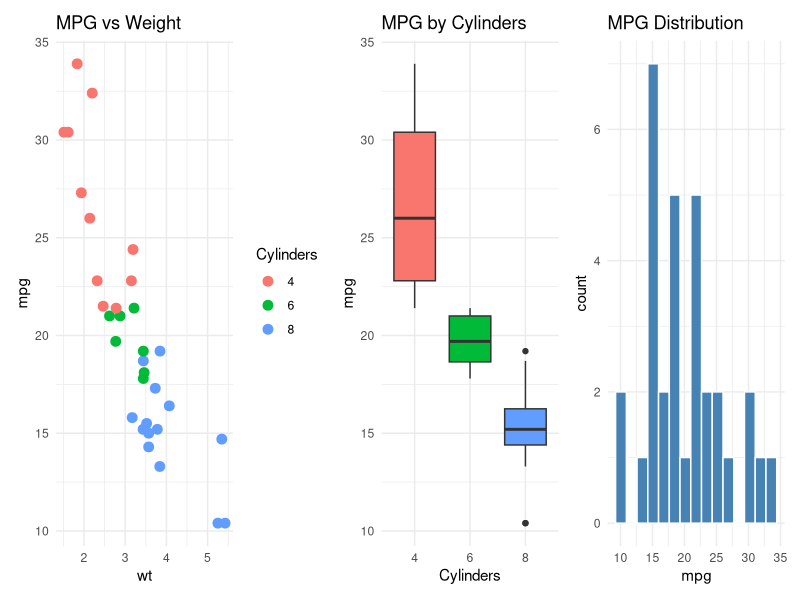
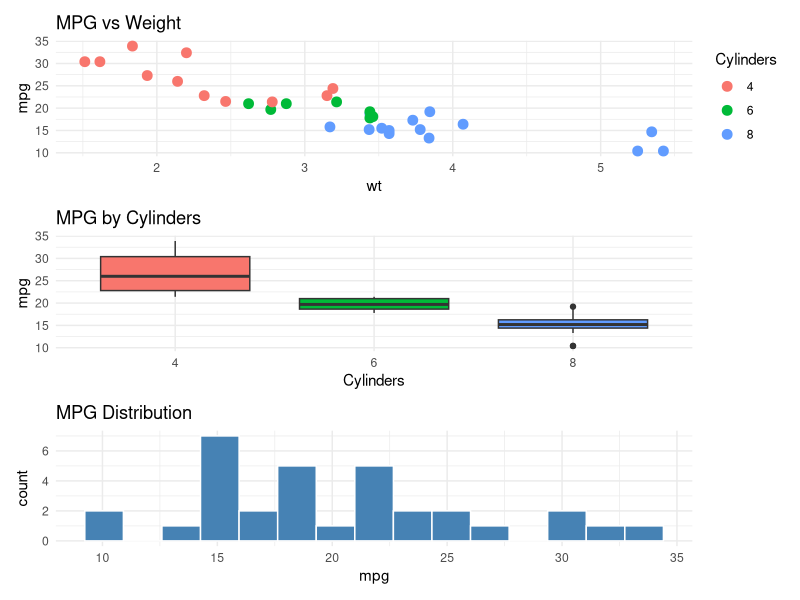
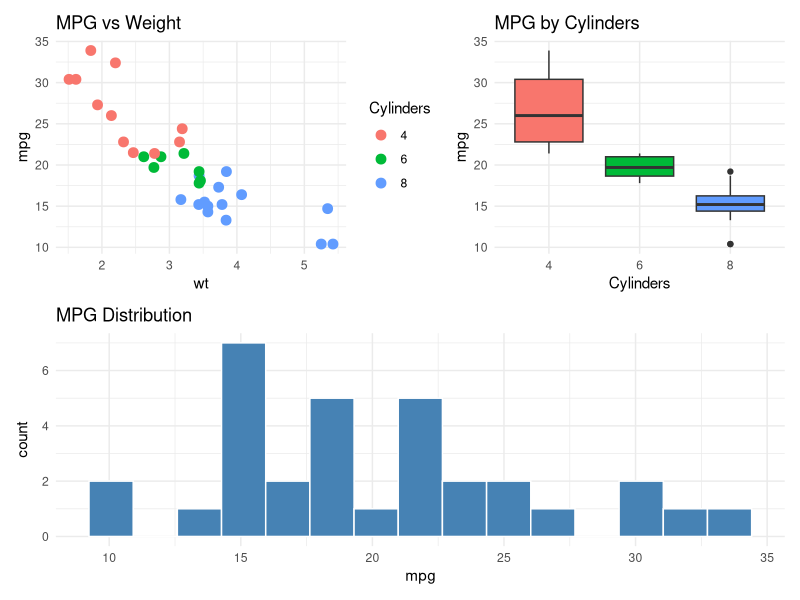
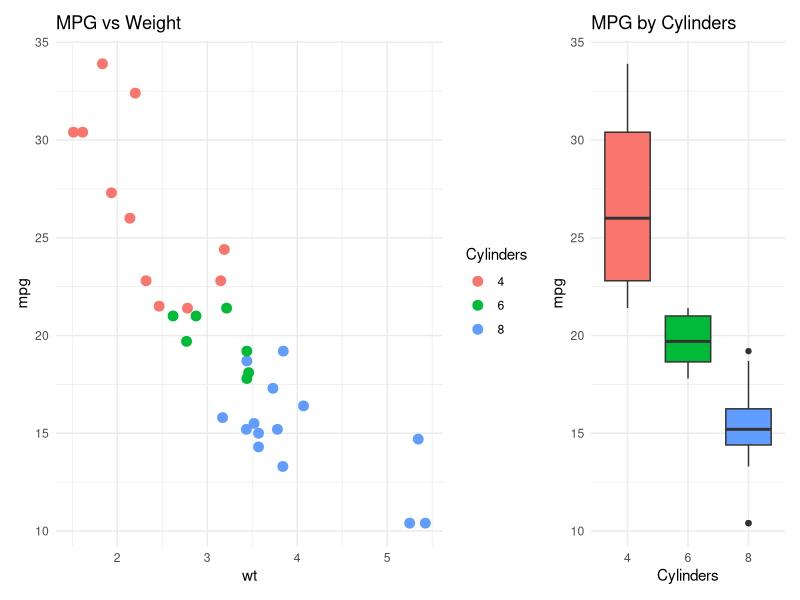
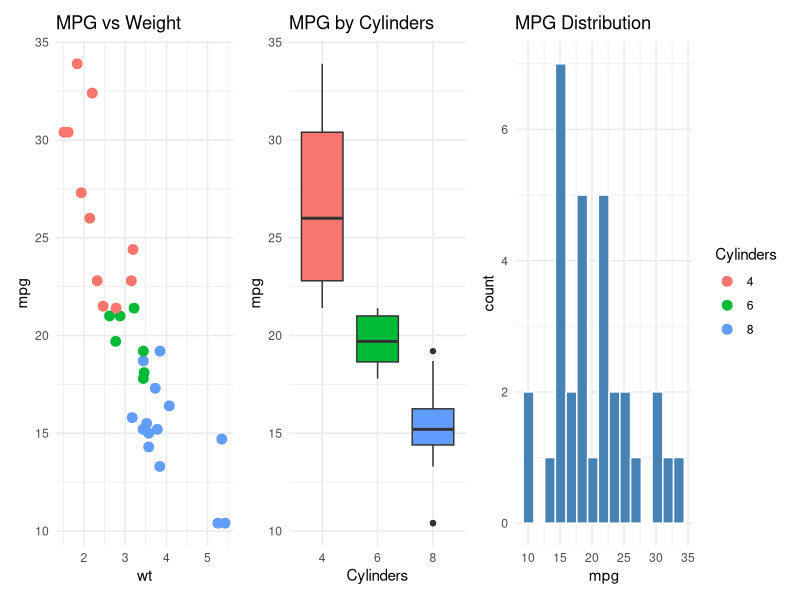
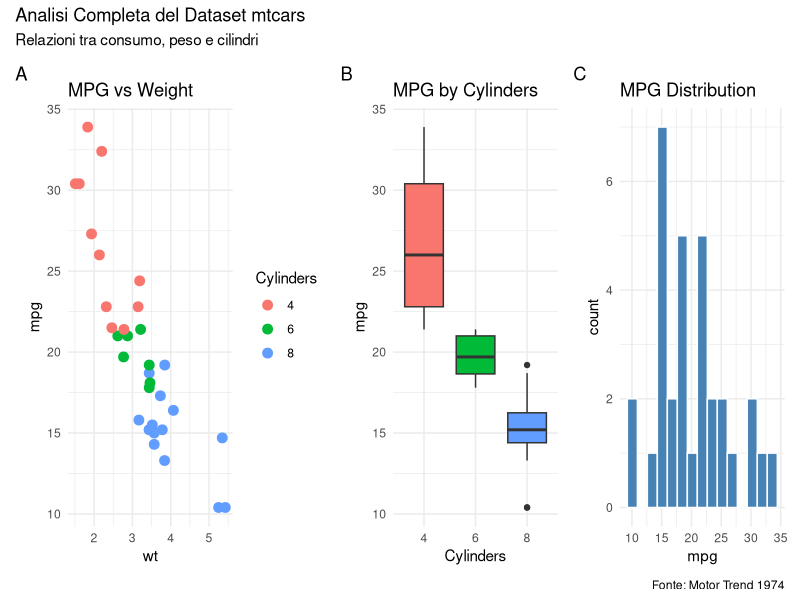
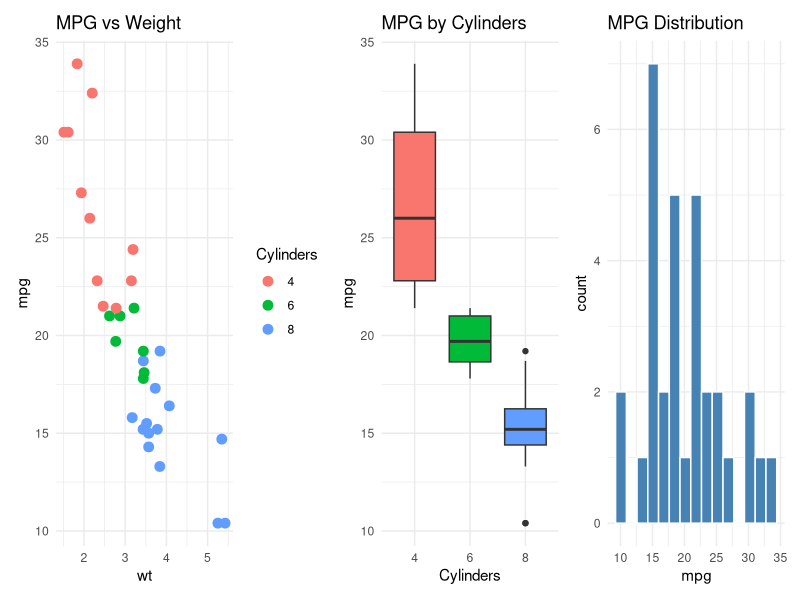

These charts were generated, in order, by the following R code: (Note: this script raises an error after producing the figures.)
# ============================================================================ #
# REVELO Training - Data Viz 2025
# Visualizzazioni Avanzate - SOLUZIONI
# ============================================================================ #

# SETUP ----------------------------------------------------------------------
# Carica i pacchetti necessari
library(tidyverse)
library(patchwork)
library(ggrepel)

# Carica i dati
data("mtcars")
data("diamonds")

# Simula dati gene expression per volcano plot
set.seed(42)
volcano_data <- data.frame(
  gene = paste0("Gene_", 1:1000),
  log2FC = rnorm(1000, mean = 0, sd = 2),
  pvalue = runif(1000, 0, 1)
) %>%
  mutate(padj = p.adjust(pvalue, method = "BH"))


# ============================================================================ #
# PARTE 1: PATCHWORK BASE
# ============================================================================ #

# --- Esercizio 1 -------------------------------------------------------------
# Obiettivo: Creare tre grafici separati da combinare
# - p1: scatterplot di mtcars (mpg vs wt)
# - p2: boxplot di mtcars (cyl vs mpg)
# - p3: histogram di mtcars (mpg)

p1 <- ggplot(mtcars, aes(x = wt, y = mpg)) +
  geom_point(aes(color = factor(cyl)), size = 3) +
  labs(title = "MPG vs Weight", color = "Cylinders") +
  theme_minimal()

p2 <- ggplot(mtcars, aes(x = factor(cyl), y = mpg)) +
  geom_boxplot(aes(fill = factor(cyl)), show.legend = FALSE) +
  labs(title = "MPG by Cylinders", x = "Cylinders") +
  theme_minimal()

p3 <- ggplot(mtcars, aes(x = mpg)) +
  geom_histogram(bins = 15, fill = "steelblue", color = "white") +
  labs(title = "MPG Distribution") +
  theme_minimal()

# Interpretazione: Creare grafici separati prima di combinarli permette 
# customizzazione individuale. Salviamo in variabili per riutilizzo.


# --- Esercizio 2 -------------------------------------------------------------
# Obiettivo: Combinare i tre grafici affiancati con operatore +

p1 + p2 + p3

# Interpretazione: L'operatore + dispone automaticamente i grafici in griglia.
# Con 3 grafici, default è 2 nella prima riga, 1 nella seconda.


# --- Esercizio 3 -------------------------------------------------------------
# Obiettivo: Combinare i grafici in layout verticale con operatore /

p1 / p2 / p3

# Interpretazione: L'operatore / crea stack verticale. Ogni grafico occupa 
# una riga separata con stessa larghezza.


# --- Esercizio 4 -------------------------------------------------------------
# Obiettivo: Creare layout con p1 e p2 affiancati sopra, p3 sotto occupando 
# tutta la larghezza usando parentesi: (p1 + p2) / p3

(p1 + p2) / p3

# Interpretazione: Le parentesi controllano precedenza operatori. Prima 
# combina p1 + p2 in riga, poi mette p3 sotto occupando tutta larghezza.


# --- Esercizio 5 -------------------------------------------------------------
# Obiettivo: Usare plot_layout() per controllare proporzioni delle colonne
# Affianca p1 e p2 con widths = c(2, 1)

p1 + p2 +
  plot_layout(widths = c(2, 1))

# Interpretazione: widths controlla proporzioni relative. c(2, 1) significa 
# p1 occupa 2/3 dello spazio, p2 occupa 1/3.


# --- Esercizio 6 -------------------------------------------------------------
# Obiettivo: Combinare p1, p2, p3 affiancati con legende collettive
# Usa plot_layout(guides = "collect")

p1 + p2 + p3 +
  plot_layout(guides = "collect")

# Interpretazione: guides = "collect" raccoglie tutte le legende duplicate 
# in una posizione unica, riducendo ridondanza visiva.


# ============================================================================ #
# PARTE 2: PATCHWORK AVANZATO
# ============================================================================ #

# --- Esercizio 7 -------------------------------------------------------------
# Obiettivo: Aggiungere annotazioni globali a una composizione
# Usa plot_annotation() per titolo, sottotitolo e tag_levels = "A"

p1 + p2 + p3 +
  plot_annotation(
    title = "Analisi Completa del Dataset mtcars",
    subtitle = "Relazioni tra consumo, peso e cilindri",
    caption = "Fonte: Motor Trend 1974",
    tag_levels = "A"
  )

# Interpretazione: plot_annotation() aggiunge elementi globali all'intera 
# composizione. tag_levels = "A" crea labels A, B, C automatici per subplot.


# --- Esercizio 8 -------------------------------------------------------------
# Obiettivo: Applicare theme_minimal() a tutti i subplot usando operatore &

p1 + p2 + p3 &
  theme_minimal()

# Interpretazione: L'operatore & applica l'elemento a TUTTI i subplot della 
# composizione. Diverso da +, che applica solo all'ultimo grafico.


# --- Esercizio 9 -------------------------------------------------------------
# Obiettivo: Applicare legend.position = "bottom" globalmente con &, poi 
# aggiungere plot_annotation con titolo "Multi-Panel Analysis"

p1 + p2 + p3 &
  theme(legend.position = "bottom") +
  plot_annotation(
    title = "Multi-Panel Analysis"
  )

# Interpretazione: Combinare & per modifiche globali e + per annotazioni 
# crea composizioni coerenti e ben annotate.


# --- Esercizio 10 ------------------------------------------------------------
# Obiettivo: Creare layout custom usando design testuale
# Design:
#   AAB
#   CCC
# Dove A = p1, B = p2, C = p3

design <- "
  AAB
  CCC
"

p1 + p2 + p3 +
  plot_layout(design = design)

# Interpretazione: Il design testuale permette layouts arbitrari. Lettere 
# uguali = stesso plot espanso. A occupa 2 celle, B 1 cella in prima riga,
# C occupa tutta la seconda riga.


# --- Esercizio 11 ------------------------------------------------------------
# Obiettivo: Usare plot_spacer() per inserire spazio vuoto
# Layout: p1 affiancato a spacer affiancato a p2

p1 + plot_spacer() + p2

# Interpretazione: plot_spacer() crea spazio bianco tra grafici, utile per 
# separazione visiva o allineamento con altre righe di layout complessi.


# --- Esercizio 12 ------------------------------------------------------------
# Obiettivo: Combinare tutto - layout custom, tema globale, annotazioni
# (p1 + p2) / p3, tema bw, titolo "Complete Analysis", tags A/B/C

(p1 + p2) / p3 &
  theme_bw() &
  theme(
    legend.position = "bottom",
    plot.title = element_text(face = "bold")
  ) +
  plot_annotation(
    title = "Complete Analysis",
    tag_levels = "A"
  )

# Interpretazione: Esempio completo che integra layout nesting, temi globali
# e annotazioni. L'ordine conta: & per modifiche globali, poi + per annotation.


# ============================================================================ #
# PARTE 3: GGREPEL
# ============================================================================ #

# --- Esercizio 13 ------------------------------------------------------------
# Obiettivo: Creare scatterplot mtcars (wt vs mpg) con geom_text_repel()
# per etichettare tutte le auto (rownames)

ggplot(mtcars, aes(x = wt, y = mpg, label = rownames(mtcars))) +
  geom_point(color = "steelblue", size = 3) +
  geom_text_repel(size = 3) +
  labs(title = "Car Models by Weight and MPG") +
  theme_minimal()

# Interpretazione: geom_text_repel() riposiziona automaticamente etichette 
# per evitare sovrapposizioni. rownames(mtcars) contiene nomi modelli auto.


# --- Esercizio 14 ------------------------------------------------------------
# Obiettivo: Usare geom_label_repel() invece di geom_text_repel()
# Impostare box.padding = 0.5, point.padding = 0.3

ggplot(mtcars, aes(x = wt, y = mpg, label = rownames(mtcars))) +
  geom_point(color = "steelblue", size = 3) +
  geom_label_repel(
    size = 3,
    box.padding = 0.5,
    point.padding = 0.3,
    segment.color = "grey50"
  ) +
  labs(title = "Car Models with Label Boxes") +
  theme_minimal()

# Interpretazione: geom_label_repel() aggiunge box background per migliore
# leggibilità. box.padding controlla spazio interno box, point.padding 
# controlla distanza minima da punti.


# --- Esercizio 15 ------------------------------------------------------------
# Obiettivo: Etichettare solo auto con mpg > 25
# Crea subset e usa geom_text_repel() solo per quel subset

mtcars_efficient <- mtcars[mtcars$mpg > 25, ]

ggplot(mtcars, aes(x = wt, y = mpg)) +
  geom_point(aes(color = mpg > 25), size = 3) +
  geom_text_repel(
    data = mtcars_efficient,
    aes(label = rownames(mtcars_efficient)),
    color = "red",
    fontface = "bold"
  ) +
  scale_color_manual(values = c("grey70", "red")) +
  labs(
    title = "Most Efficient Cars (MPG > 25)",
    color = "Efficient"
  ) +
  theme_minimal()

# Interpretazione: Etichettare solo punti rilevanti migliora leggibilità.
# Passare subset al data argument di geom_text_repel() limita labels.


# --- Esercizio 16 ------------------------------------------------------------
# Obiettivo: Controllare direzione repulsione - solo verticale (direction = "y")

ggplot(mtcars, aes(x = wt, y = mpg, label = rownames(mtcars))) +
  geom_point(color = "steelblue", size = 3) +
  geom_text_repel(
    direction = "y",
    hjust = 0,
    nudge_x = 0.1
  ) +
  labs(title = "Vertical Label Repulsion") +
  theme_minimal()

# Interpretazione: direction = "y" limita movimento labels solo verticalmente,
# mantenendo allineamento orizzontale. Utile per preservare relazioni visive
# con assi. nudge_x sposta leggermente da punti.


# ============================================================================ #
# PARTE 4: HEATMAPS
# ============================================================================ #

# --- Esercizio 17 ------------------------------------------------------------
# Obiettivo: Trasformare mtcars in formato long per heatmap
# Usa pivot_longer() per tutte le colonne eccetto rownames

mtcars_long <- mtcars %>%
  rownames_to_column("car") %>%
  pivot_longer(
    cols = -car,
    names_to = "variable",
    values_to = "value"
  )

# Interpretazione: Le heatmaps in ggplot2 richiedono formato long: ogni riga
# è una cella della matrice. rownames_to_column() converte rownames in colonna.


# --- Esercizio 18 ------------------------------------------------------------
# Obiettivo: Creare heatmap base con geom_tile()
# x = variable, y = car (rownames), fill = value

ggplot(mtcars_long, aes(x = variable, y = car, fill = value)) +
  geom_tile() +
  theme_minimal() +
  theme(axis.text.x = element_text(angle = 45, hjust = 1))

# Interpretazione: geom_tile() crea celle rettangolari colorate. fill mappa
# colore al valore. Problema: scale diverse tra variabili (mpg vs hp).


# --- Esercizio 19 ------------------------------------------------------------
# Obiettivo: Scalare i valori per variabile (Z-score) prima di plottare
# Usa group_by(variable) e mutate(value_scaled = scale(value)[,1])

mtcars_scaled <- mtcars_long %>%
  group_by(variable) %>%
  mutate(value_scaled = scale(value)[,1]) %>%
  ungroup()

ggplot(mtcars_scaled, aes(x = variable, y = car, fill = value_scaled)) +
  geom_tile() +
  theme_minimal() +
  theme(axis.text.x = element_text(angle = 45, hjust = 1)) +
  labs(fill = "Z-score")

# Interpretazione: Scaling (Z-score) rende variabili comparabili portandole
# a mean = 0, sd = 1. scale() restituisce matrice, [,1] estrae vettore.


# --- Esercizio 20 ------------------------------------------------------------
# Obiettivo: Applicare scala colori divergente (gradient2)
# low = "blue", mid = "white", high = "red", midpoint = 0

ggplot(mtcars_scaled, aes(x = variable, y = car, fill = value_scaled)) +
  geom_tile() +
  scale_fill_gradient2(
    low = "blue",
    mid = "white",
    high = "red",
    midpoint = 0,
    name = "Z-score"
  ) +
  theme_minimal() +
  theme(axis.text.x = element_text(angle = 45, hjust = 1)) +
  labs(title = "mtcars Heatmap - Scaled Variables")

# Interpretazione: scale_fill_gradient2() crea scala divergente con punto
# centrale. Ideale per dati scalati dove 0 = media. Rosso = sopra media,
# blu = sotto media.


# --- Esercizio 21 ------------------------------------------------------------
# Obiettivo: Ruotare etichette asse x (45 gradi)
# Usa theme(axis.text.x = element_text(angle = 45, hjust = 1))

ggplot(mtcars_scaled, aes(x = variable, y = car, fill = value_scaled)) +
  geom_tile() +
  scale_fill_gradient2(low = "blue", mid = "white", high = "red", midpoint = 0) +
  theme_minimal() +
  theme(
    axis.text.x = element_text(angle = 45, hjust = 1),
    axis.text.y = element_text(size = 8)
  ) +
  labs(title = "Improved Heatmap Layout")

# Interpretazione: Ruotare labels previene sovrapposizioni. angle = 45 è
# compromesso buono tra leggibilità e compattezza. hjust = 1 allinea a destra.


# --- Esercizio 22 ------------------------------------------------------------
# Obiettivo: Aggiungere bordi bianchi alle tiles
# geom_tile(color = "white", size = 0.5)

ggplot(mtcars_scaled, aes(x = variable, y = car, fill = value_scaled)) +
  geom_tile(color = "white", size = 0.5) +
  scale_fill_gradient2(low = "blue", mid = "white", high = "red", midpoint = 0) +
  theme_minimal() +
  theme(axis.text.x = element_text(angle = 45, hjust = 1)) +
  labs(title = "Heatmap with Cell Borders")

# Interpretazione: Bordi bianchi separano celle visivamente, migliorando
# percezione valori individuali. size controlla spessore bordi.


# ============================================================================ #
# PARTE 5: VOLCANO PLOTS
# ============================================================================ #

# --- Esercizio 23 ------------------------------------------------------------
# Obiettivo: Creare volcano plot base
# x = log2FC, y = -log10(padj), usa geom_point()

ggplot(volcano_data, aes(x = log2FC, y = -log10(padj))) +
  geom_point(alpha = 0.6) +
  labs(
    title = "Volcano Plot - Differential Expression",
    x = "log2 Fold Change",
    y = "-log10 adjusted p-value"
  ) +
  theme_minimal()

# Interpretazione: Volcano plot visualizza magnitude (x) vs significance (y).
# Punti in alto a destra/sinistra = differenzialmente espressi. -log10 perché
# p-value piccoli (significativi) diventano valori grandi sull'asse y.


# --- Esercizio 24 ------------------------------------------------------------
# Obiettivo: Aggiungere categoria "significant" ai dati
# significant = TRUE se abs(log2FC) > 1 AND padj < 0.05
# Colorare punti in base a significant

volcano_data <- volcano_data %>%
  mutate(
    significant = abs(log2FC) > 1 & padj < 0.05
  )

ggplot(volcano_data, aes(x = log2FC, y = -log10(padj), color = significant)) +
  geom_point(alpha = 0.6, size = 1.5) +
  scale_color_manual(
    values = c("grey70", "red3"),
    labels = c("Not Significant", "Significant")
  ) +
  labs(
    title = "Volcano Plot with Significance Threshold",
    x = "log2 Fold Change",
    y = "-log10 adjusted p-value"
  ) +
  theme_minimal()

# Interpretazione: Soglie comuni: |log2FC| > 1 (2x fold change) e padj < 0.05.
# abs() prende valore assoluto per catturare up- e down-regulation.


# --- Esercizio 25 ------------------------------------------------------------
# Obiettivo: Aggiungere linee soglia
# geom_vline() a x = -1 e x = 1 (dashed)
# geom_hline() a y = -log10(0.05) (dashed)

ggplot(volcano_data, aes(x = log2FC, y = -log10(padj), color = significant)) +
  geom_point(alpha = 0.6, size = 1.5) +
  geom_vline(xintercept = c(-1, 1), linetype = "dashed", color = "grey30") +
  geom_hline(yintercept = -log10(0.05), linetype = "dashed", color = "grey30") +
  scale_color_manual(values = c("grey70", "red3")) +
  labs(
    title = "Volcano Plot with Thresholds",
    x = "log2 Fold Change",
    y = "-log10 adjusted p-value"
  ) +
  theme_minimal()

# Interpretazione: Linee visualizzano soglie chiaramente. 4 quadranti:
# alto-destra = up-regulated significant, alto-sinistra = down-regulated
# significant, basso = non-significant.


# --- Esercizio 26 ------------------------------------------------------------
# Obiettivo: Creare categorie dettagliate di regolazione
# Up-regulated: log2FC > 1 & padj < 0.05
# Down-regulated: log2FC < -1 & padj < 0.05
# Not Significant: altri
# Usare scale_color_manual() con colori rosso, blu, grigio

volcano_data <- volcano_data %>%
  mutate(
    regulation = case_when(
      log2FC > 1 & padj < 0.05 ~ "Up-regulated",
      log2FC < -1 & padj < 0.05 ~ "Down-regulated",
      TRUE ~ "Not Significant"
    ),
    regulation = factor(regulation, levels = c("Up-regulated", "Down-regulated", "Not Significant"))
  )

ggplot(volcano_data, aes(x = log2FC, y = -log10(padj), color = regulation)) +
  geom_point(alpha = 0.7, size = 1.8) +
  scale_color_manual(
    values = c("Up-regulated" = "red3", "Down-regulated" = "blue3", "Not Significant" = "grey70")
  ) +
  geom_vline(xintercept = c(-1, 1), linetype = "dashed", alpha = 0.5) +
  geom_hline(yintercept = -log10(0.05), linetype = "dashed", alpha = 0.5) +
  labs(
    title = "Volcano Plot - Regulation Categories",
    x = "log2 Fold Change",
    y = "-log10 adjusted p-value",
    color = "Regulation"
  ) +
  theme_minimal() +
  theme(legend.position = "top")

# Interpretazione: Categorie tri-partite più informative. case_when() valuta
# condizioni in ordine. Factor con levels definiti controlla ordine legenda.


# --- Esercizio 27 ------------------------------------------------------------
# Obiettivo: Identificare top 10 geni per significatività
# filter(significant == TRUE) %>% arrange(padj) %>% slice_head(n = 10)

top_genes <- volcano_data %>%
  filter(significant == TRUE) %>%
  arrange(padj) %>%
  slice_head(n = 10)

print(top_genes)

# Interpretazione: Pipeline tidyverse: filter mantiene solo significant,
# arrange ordina per p-value (più piccolo = più significativo), slice_head
# prende top 10. Questi geni meritano follow-up sperimentale.


# --- Esercizio 28 ------------------------------------------------------------
# Obiettivo: Aggiungere etichette ai top 10 geni con geom_text_repel()
# Evidenziare top genes con geom_point() di colore diverso

ggplot(volcano_data, aes(x = log2FC, y = -log10(padj))) +
  geom_point(aes(color = regulation), alpha = 0.5, size = 1.5) +
  geom_point(data = top_genes, color = "black", size = 3, shape = 21, fill = "yellow") +
  geom_text_repel(
    data = top_genes,
    aes(label = gene),
    size = 3.5,
    fontface = "bold",
    box.padding = 0.5,
    max.overlaps = Inf
  ) +
  scale_color_manual(values = c("red3", "blue3", "grey70")) +
  geom_vline(xintercept = c(-1, 1), linetype = "dashed", alpha = 0.5) +
  geom_hline(yintercept = -log10(0.05), linetype = "dashed", alpha = 0.5) +
  labs(
    title = "Volcano Plot - Top 10 Most Significant Genes Labeled",
    x = "log2 Fold Change",
    y = "-log10 adjusted p-value",
    color = "Regulation"
  ) +
  theme_minimal()

# Interpretazione: Layering strategico: tutti i punti base, poi highlight
# dei top genes con marker distintivo, infine labels. max.overlaps = Inf
# forza visualizzazione di tutte le labels. shape = 21 permette fill + color.


# ============================================================================ #
# PARTE 6: COMBINAZIONI AVANZATE
# ============================================================================ #

# --- Esercizio 29 ------------------------------------------------------------
# Obiettivo: Combinare volcano plot con barplot delle categorie
# p_volcano: volcano plot completo
# p_bars: geom_bar() delle categorie di regolazione
# Combinare con patchwork in layout 2:1

p_volcano <- ggplot(volcano_data, aes(x = log2FC, y = -log10(padj), color = regulation)) +
  geom_point(alpha = 0.7, size = 1.5) +
  scale_color_manual(values = c("red3", "blue3", "grey70")) +
  geom_vline(xintercept = c(-1, 1), linetype = "dashed", alpha = 0.5) +
  geom_hline(yintercept = -log10(0.05), linetype = "dashed", alpha = 0.5) +
  labs(
    title = "Volcano Plot",
    x = "log2 Fold Change",
    y = "-log10 adj. p-value"
  ) +
  theme_minimal() +
  theme(legend.position = "none")

p_bars <- ggplot(volcano_data, aes(x = regulation, fill = regulation)) +
  geom_bar() +
  scale_fill_manual(values = c("red3", "blue3", "grey70")) +
  geom_text(
    stat = "count",
    aes(label = after_stat(count)),
    vjust = -0.5,
    size = 4
  ) +
  labs(
    title = "Gene Counts",
    x = "",
    y = "Count"
  ) +
  theme_minimal() +
  theme(
    legend.position = "none",
    axis.text.x = element_text(angle = 45, hjust = 1)
  )

p_volcano + p_bars +
  plot_layout(widths = c(2, 1)) +
  plot_annotation(
    title = "Differential Expression Analysis Summary",
    theme = theme(plot.title = element_text(size = 14, face = "bold"))
  )

# Interpretazione: Composizione complementare: volcano mostra pattern spaziale,
# barplot quantifica categorie. Widths 2:1 enfatizza volcano. Legenda rimossa
# perché ridondante con x-axis del barplot.


# --- Esercizio 30 ------------------------------------------------------------
# Obiettivo: Multi-panel completo
# Creare 4 grafici:
# 1. Histogram di log2FC
# 2. Density plot di -log10(padj)
# 3. Barplot delle categorie
# 4. Volcano plot
# Combinare con layout custom, tema unificato, annotazioni globali

p1_hist <- ggplot(volcano_data, aes(x = log2FC, fill = regulation)) +
  geom_histogram(bins = 50, position = "stack") +
  scale_fill_manual(values = c("red3", "blue3", "grey70")) +
  labs(title = "A. Fold Change Distribution", x = "log2 FC", y = "Count") +
  theme_minimal()

p2_density <- ggplot(volcano_data, aes(x = -log10(padj))) +
  geom_density(fill = "steelblue", alpha = 0.7) +
  geom_vline(xintercept = -log10(0.05), linetype = "dashed", color = "red") +
  labs(title = "B. Significance Distribution", x = "-log10 adj. p-value") +
  theme_minimal()

p3_bars <- ggplot(volcano_data, aes(x = regulation, fill = regulation)) +
  geom_bar() +
  scale_fill_manual(values = c("red3", "blue3", "grey70")) +
  geom_text(stat = "count", aes(label = after_stat(count)), vjust = -0.5) +
  labs(title = "C. Regulation Summary", x = "", y = "Gene Count") +
  theme_minimal() +
  theme(axis.text.x = element_text(angle = 45, hjust = 1))

p4_volcano <- ggplot(volcano_data, aes(x = log2FC, y = -log10(padj), color = regulation)) +
  geom_point(alpha = 0.7, size = 2) +
  scale_color_manual(values = c("red3", "blue3", "grey70")) +
  geom_vline(xintercept = c(-1, 1), linetype = "dashed", alpha = 0.5) +
  geom_hline(yintercept = -log10(0.05), linetype = "dashed", alpha = 0.5) +
  labs(title = "D. Volcano Plot", x = "log2 FC", y = "-log10 adj. p-val") +
  theme_minimal()

# Layout custom: histogram e density sopra, bars e volcano sotto
design <- "
  AABB
  CCDD
"

(p1_hist + p2_density + p3_bars + p4_volcano) +
  plot_layout(design = design, guides = "collect") &
  theme(
    legend.position = "bottom",
    plot.title = element_text(size = 11, face = "bold")
  ) +
  plot_annotation(
    title = "Comprehensive Differential Expression Analysis",
    subtitle = "Multi-Panel Overview of 1000 Genes",
    caption = "Thresholds: |log2FC| > 1, adjusted p-value < 0.05",
    theme = theme(
      plot.title = element_text(size = 16, face = "bold"),
      plot.subtitle = element_text(size = 12)
    )
  )

# Interpretazione: Dashboard completo combina 4 prospettive complementari:
# 1. Distribuzione fold changes (bimodale se molti DEGs)
# 2. Distribuzione significatività (spike a destra se molti significant)
# 3. Conteggi categorie (overview quantitativo)
# 4. Volcano plot classico (relazione magnitude-significance)
# Layout 2x2 bilanciato. & applica tema a tutti, + aggiunge annotazioni globali.
# guides = "collect" unifica legende. Tags automatici A-D orientano lettore.


# ============================================================================ #
# FINE SOLUZIONI
# Congratulazioni! Hai completato tutte le soluzioni per le visualizzazioni 
# avanzate. Questi pattern sono fondamentali per pubblicazioni scientifiche 
# e report professionali.
#
# PROSSIMI PASSI:
# - Applica questi pattern ai tuoi dati reali
# - Sperimenta con palette colori custom
# - Esplora altri pacchetti: gganimate, plotly, ggforce
# - Studia esempi di figure pubblicate in letteratura
# ============================================================================ #
